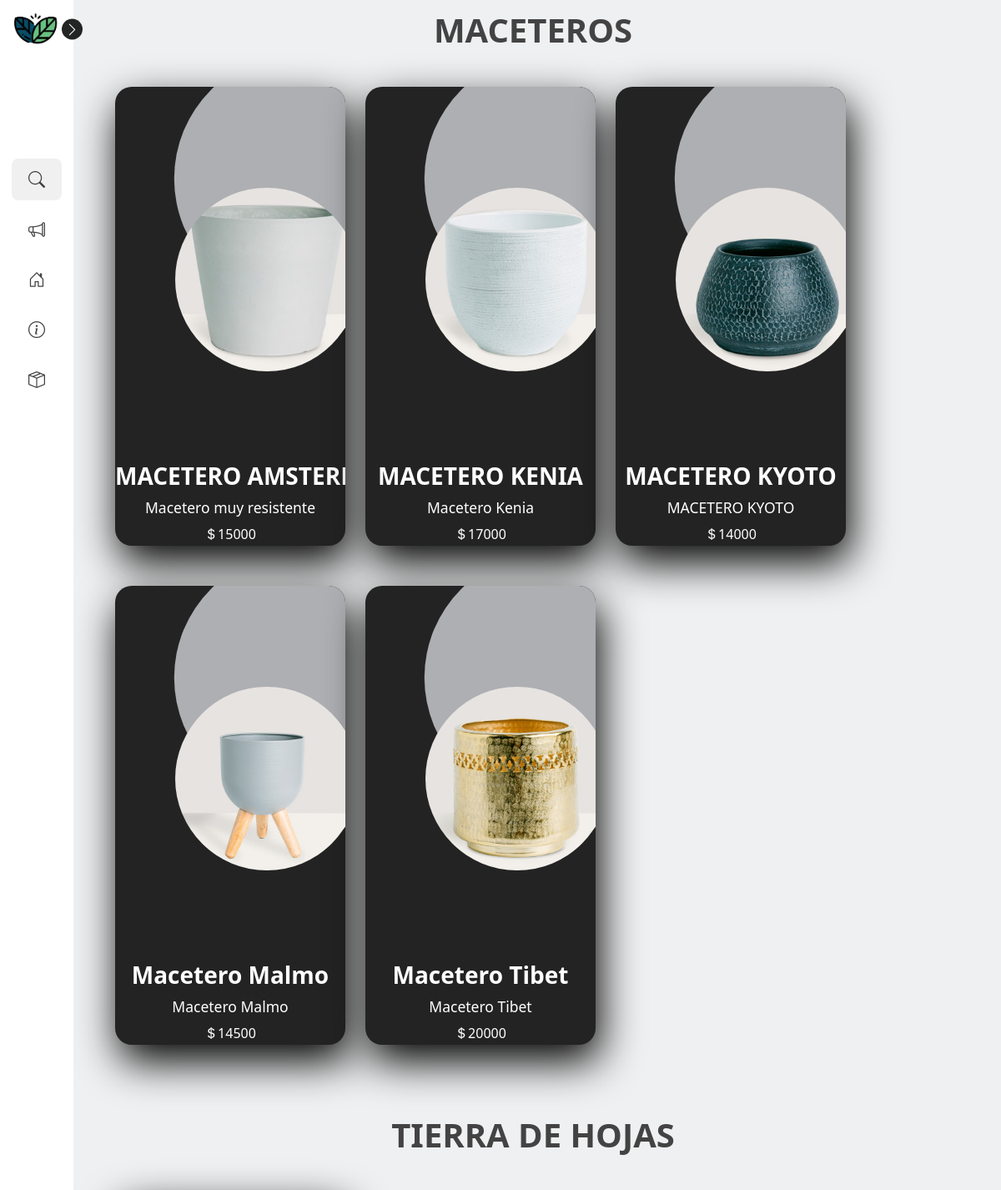
The app's page /productos (upper part), older data.
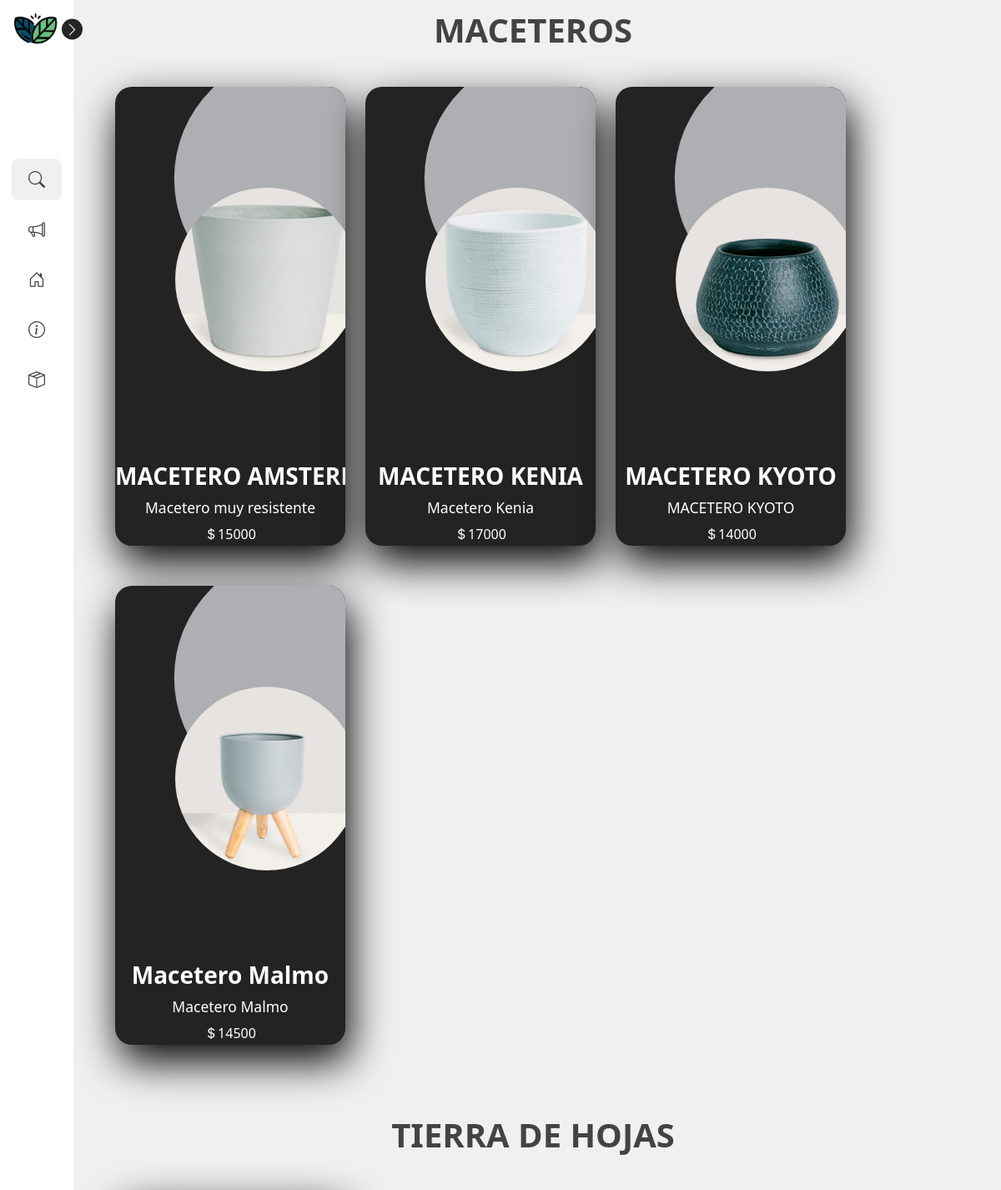
The same page, newer data.
### tvapp/models.py (models this page shows, shortened)
class Producto(models.Model):
    sku = models.IntegerField(primary_key=True)
    precio = models.IntegerField()
    stock = models.IntegerField()
    nombre = models.CharField(max_length=80)
    descripcion = models.CharField(max_length=200)
    imagen = models.ImageField(upload_to="imagenesProducto")
    categoria_id = models.ForeignKey(Categoria, on_delete=models.CASCADE)
    fechaAgregar = models.DateField(auto_now_add=True)

### tvapp/views.py (the view)
# urls.py: path('productos', views.cargarstore, name='productos_por_categoria'),
def cargarstore(request):
    if request.user.is_authenticated:
        usuario_actual = request.user
    else:
        usuario_actual = None
    prod_maceteros = Producto.objects.filter(categoria_id=1)
    prod_tierra = Producto.objects.filter(categoria_id=2)
    prod_flores = Producto.objects.filter(categoria_id=4)
    prod_arbustos = Producto.objects.filter(categoria_id=3)
    cantidad_compras = Compra.objects.filter(usuario=usuario_actual).count()
    return render(request, 'productos.html', {
        'prod_maceteros': prod_maceteros,
        'prod_tierra': prod_tierra,
        'prod_flores': prod_flores,
        'prod_arbustos': prod_arbustos,
        'cantidad_compras': cantidad_compras,
    })

### tvapp/templates/productos.html (shortened to what this page needs)
{% extends "./baseInicio.html" %}
{% load static %}
{% block head %}
<link rel="stylesheet" href="{% static 'css/baseTienda.css' %}">
<link rel="stylesheet" href="{% static 'css/styleCarro.css' %}">
<link rel="stylesheet" href="https://cdnjs.cloudflare.com/ajax/libs/font-awesome/6.2.1/css/all.min.css" />
{% endblock %}
{% block body %}
  <div id="contenedor-items" class="contenedor-items">
      <div class="contenedorMaceteros">
          <div class="text">
              <h1><strong>MACETEROS</strong></h1>
          </div>
          <div id="maceteros" class="container text-center">
              <div class="row">
                  {% for p in prod_maceteros %}
                  <div class="col">
                    <div class="contenedorP" >
                        <div class="card ms-5 m-4">
                            <div class="imgProducto">
                                <img class="img-fluid"
                                    src="{{p.imagen.url}}">
                            </div>
                            <div class="contenidoCard">
                                <h3 ><strong class="nombreprduc">{{p.nombre}}</strong></h3>
                                <h5><small>{{p.descripcion}}
                                    </small></h5>
                                <p class="price">
                                    <i class="bi bi-currency-dollar"></i>{{p.precio}}
                                </p>
                            </div>
                        </div>
                    </div>
                </div>
                  {% endfor %}
              </div>
          </div>
      </div>
      <div class="contenedorTierras">
          <div class="text mt-5">
              <h1><strong>TIERRA DE HOJAS</strong></h1>
          </div>
          <div id="tierraHojas" class="container text-center">
              <div class="row">
                  {% for p in prod_tierra %}
                  <div class="col" style="width: 300px">
                </div>
                  {% endfor %}
              </div>
          </div>
      </div>
  </div>
{% endblock %}

### tvapp/templates/baseInicio.html (shortened to what this page needs)
<!DOCTYPE html>
{% load static %}
<html lang="en">
<head>
    <link href="https://cdn.jsdelivr.net/npm/bootstrap@5.3.0-alpha3/dist/css/bootstrap.min.css" rel="stylesheet"
>
    <link rel="stylesheet" href="https://cdn.jsdelivr.net/npm/bootstrap-icons@1.10.5/font/bootstrap-icons.css">
    <link rel="stylesheet" href="{% static 'css/StyleNavbar.css'%}">
    {% block head %}
    {% endblock %}
</head>
<body>
    <nav class="sidebar close">
        <header>
            <div class="image-text">
                <span class="image">
                    <img id="plant" src="/static/img/imgsInicio/image.png" alt="">
                </span>
            </div>
            <i class="bi bi-chevron-right toggle"></i>
        </header>
        <div class="menu-bar">
            <div class="menu">
                <div class="contenedorReloj">
                </div>
                <li class="search-box">
                    <i id="icon" class="bi bi-search"></i>
                </li>
                <li class="nav-link">
                  <a href="http://186.64.123.144">
                      <i id="icon" class="bi bi-megaphone"></i>
                  </a>
                </li>
                <li class="nav-link">
                    <a class="" href="/inicio">
                        <i id="icon" class="bi bi-house-door"></i>
                    </a>
                </li>
                <li class="nav-link">
                    <a href="/nosotros">
                        <i id="icon" class="bi bi-info-circle"></i>
                    </a>
                </li>
                <li id="dropdown" class="nav-item dropdown">
                    <a class="nav-link dropdown- btn btn-outline" id="TextNavbarIcons" href="#" role="button"
                        data-bs-toggle="dropdown" aria-expanded="false">
                        <i id="icon" class="bi bi-box-seam"></i>
                    </a>
                </li>
            </div>
        </div>
    </nav>
    <section class="home">
        {% block body %}
        {% endblock %}
    </section>
</body>
</html>

### tvapp/static/css/StyleNavbar.css (style rules this page uses)
:root { --body-color: #eff0f1; --sidebar-color: #FFF; --primary-color: #232424; --primary-color-light: #f0f0f1; --toggle-color: #b4adad; --text-color: #444343; --tran-03: all 0.1s ease; --tran-03: all 0.1s ease; --tran-04: all 0.1s ease; --tran-05: all 0.1s ease; }
body { min-height: 100vh; background-color: var(--body-color); transition: var(--tran-05); }
.sidebar { position: fixed; top: 0; left: 0; height: 100%; width: 250px; padding: 10px 14px; background: var(--sidebar-color); transition: var(--tran-05); z-index: 100; }
.sidebar.close { width: 88px; }
.sidebar li { height: 50px; list-style: none; display: flex; align-items: center; margin-top: 10px; }
.sidebar header .image, .sidebar #icon { min-width: 60px; border-radius: 6px; }
.sidebar #icon { min-width: 60px; border-radius: 6px; height: 100%; display: flex; align-items: center; justify-content: center; font-size: 20px; }
.sidebar .text, .sidebar #icon { color: var(--text-color); transition: var(--tran-03); }
.sidebar { font-size: 17px; font-weight: 500; white-space: nowrap; opacity: 1; }
.sidebar header { position: relative; }
.sidebar header .image-text { display: flex; align-items: center; }
.sidebar header .image { display: flex; align-items: center; justify-content: center; }
.sidebar header .image img { width: 40px; border-radius: 6px; }
.sidebar header .toggle { position: absolute; top: 50%; right: -25px; transform: translateY(-50%) rotate(180deg); height: 25px; width: 25px; background-color: var(--primary-color); color: var(--sidebar-color); border-radius: 50%; display: flex; align-items: center; justify-content: center; size: 22px; cursor: pointer; transition: var(--tran-05); }
.sidebar .toggle { height: 25px; width: 25px; }
.sidebar.close .toggle { transform: translateY(-50%) rotate(0deg); }
.sidebar .menu { margin-top: 40px; }
.sidebar li.search-box { border-radius: 8px; background-color: var(--primary-color-light); cursor: pointer; transition: var(--tran-05); }
.sidebar li a { list-style: none; height: 100%; background-color: transparent; display: flex; align-items: center; height: 100%; width: 100%; border-radius: 6px; text-decoration: none; transition: var(--tran-03); color: var(--text-color); }
.sidebar .menu-bar { height: calc(100% - 55px); display: flex; flex-direction: column; justify-content: space-between; overflow-y: scroll; }
.home { position: absolute; top: 0; top: 0; left: 250px; height: 100vh; width: calc(100% - 250px); background-color: var(--body-color); transition: var(--tran-05); }
.home .text { font-size: 20px; font-weight: 500; color: var(--text-color); padding: 12px 60px; display: flex; justify-content: center; }
.sidebar.close ~ .home { left: 78px; height: 100vh; width: calc(100% - 78px); }
#plant { height: 50px; width: 60px; }
.contenedorReloj { text-align: center; }

### tvapp/static/css/baseTienda.css (style rules this page uses)
img { border-radius: 75%; }
.card { border: none; box-shadow: 5px 20px 50px #000; }
.contenedorP { flex: 1; display: contents; padding: 20px; }
.contenedorP .card { position: relative; width: 100%; max-width: 400px; height: 550px; background: #232323; color: white; border-radius: 20px; overflow: hidden; }
.contenedorP .card:before { content: ""; position: absolute; top: 0; left: 0; width: 100%; height: 100%; background: #aeafb2; clip-path: circle(150px at 80% 20%); transition: 0.5s ease-in-out; }
.contenedorP .card .imgProducto { position: absolute; top: 50%; transform: translateY(-50%); z-index: 100; width: 100%; height: 220px; transition: 0.5s; }
.contenedorP .card .imgProducto img { position: absolute; top: 50%; left: 50%; transform: translate(-30%, -70%); width: 220px; }
.contenedorP .card .contenidoCard { position: absolute; bottom: 0; width: 100%; height: 100px; text-align: center; transition: 0.5s; }
.row { width: 100%; }
.col { min-width: 300px; max-width: 300px; }
.contenedorP .card .nombreprduc { overflow: hidden; text-overflow: ellipsis; white-space: nowrap; transition: all 0.3s ease; }

Row changes from the older to the newer data that the page shows:
removed Producto: imagen (picture), nombre "Macetero Tibet", descripcion "Macetero Tibet", precio "20000", shown under "MACETEROS"
